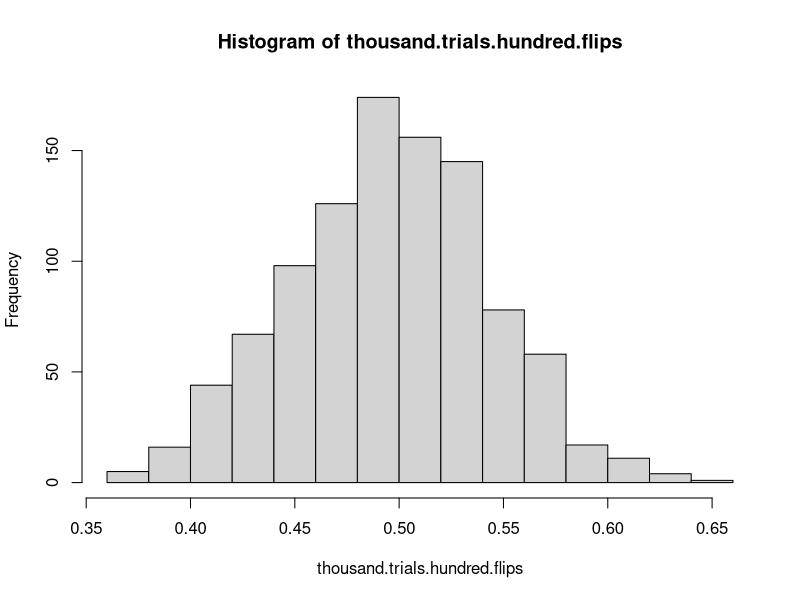
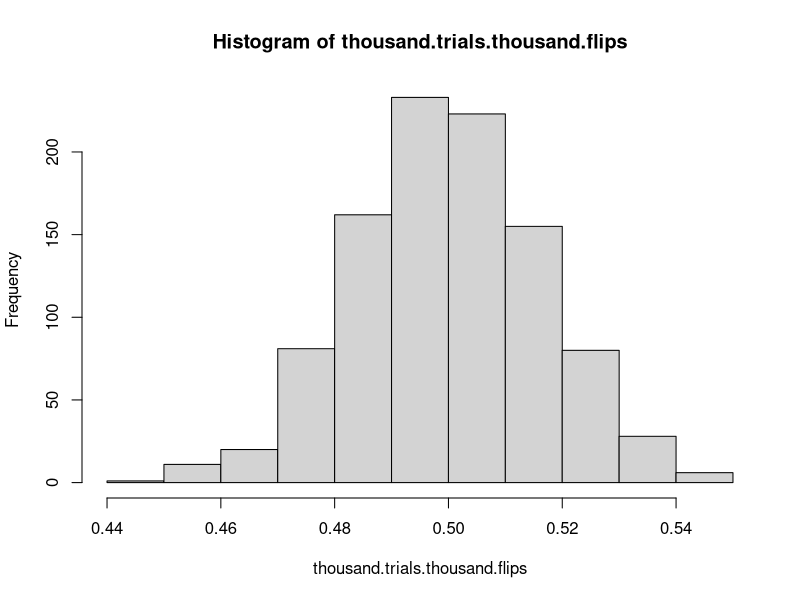

Source code (R) for these figures, in order:
## ---- chunk 1
knitr::opts_chunk$set(echo = TRUE, error = TRUE)
## ---- chunk 2
coin.flipper <- function(number.to.flip){
    #initialize variables
    heads = 0
    coins.flipped = 0
    
    repeat {
        flip = sample(1:2, 1)
        
        if (flip == 1) {
            heads = heads + 1
        }
        
        coins.flipped = coins.flipped + 1
        
        if (coins.flipped >= number.to.flip) {
            break
        }
    }
    
    return(heads/coins.flipped)
}
## ---- chunk 3
coin.flipper(10000000)
## ---- chunk 4
thousand.trials.hundred.flips = replicate(1000, coin.flipper(100))
## ---- chunk 5
hist(thousand.trials.hundred.flips)
## ---- chunk 6
summary(thousand.trials.hundred.flips)
## ---- chunk 7
thousand.trials.thousand.flips = replicate(1000, coin.flipper(1000))
hist(thousand.trials.thousand.flips)
